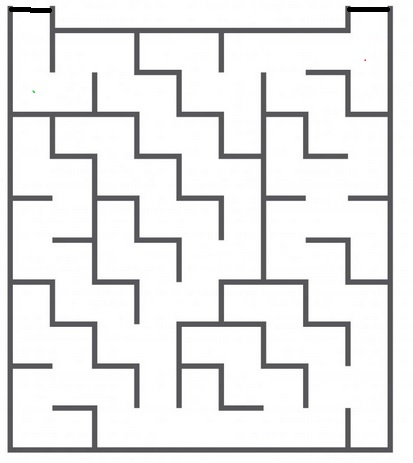
#> input picture lab.jpg, 413 x 463 px
$ python navigator.py
#> lines starting #> are read from the running program, lines starting #| are printed output that depends on the picture
from PIL import Image


def create_matrix_by_image(name='lab.jpg'):
#> called with name = 'lab.jpg'
    im = Image.open(name)
#> im is the input picture: PIL image 413x463 RGB; mean R, G, B 232.1, 232.1, 232.4
    pixels = im.load()  # список с пикселями
    x, y = im.size  # ширина (x) и высота (y) изображения
#> x = 413; y = 463
    matrix = []
    for i in range(y):
        row = []
        for j in range(x):
            r, g, b = pixels[j, i]
            if r > 122 and g > 122 and b > 122:
                el = '.'
            elif r < 122 and g < 122 and b < 122:
                el = '#'
            elif r < 122 and g > 122 and b < 122:
                el = 'a'
            elif r > 122 and g < 122 and b < 122:
                el = 'b'
            row.append(el)
        matrix.append(row)
#> after the loop, matrix = 463 items
    return matrix


def create_image_by_matrix(matrix, name='lab.jpg'):
    im = Image.open(name)
    pixels = im.load()  # список с пикселями
    x, y = im.size  # ширина (x) и высота (y) изображения
    for i in range(y):
        for j in range(x):
            if matrix[i][j] == '$':
                pixels[j, i] = 0, 255, 0
    im.save('route.jpg')


def create_matrix_by_file(file_name='labirint.txt'):
    file = open(file_name)
    place_map = []
    for line in file:
        place_map.append(line.split())
    return place_map


def find_start_points(place_map, step):
    points = set()
    for y in range(len(place_map)):
        for x in range(len(place_map[y])):
            if place_map[y][x] == step:
                points.add((y, x))
    return points


def traceback(row, col, step):
    while step >= 1:
        place_map[row][col] = '$'
        step -= 1
        if row - 1 >= 0 and place_map[row - 1][col] == step:
            row = row - 1
        elif row + 1 < len(place_map) and place_map[row + 1][col] == step:
            row = row + 1
        elif col - 1 >= 0 and place_map[row][col - 1] == step:
            col = col - 1
        elif col + 1 < len(place_map[0]) and place_map[row][col + 1] == step:
            col = col + 1


def print_map(matrix):
    for row in matrix:
        print(*row, sep='\t')
    print('-' * 80)


place_map = create_matrix_by_image()
#> place_map = 463 items
step = 0
points = find_start_points(place_map, 'a')
#> after the loop in find_start_points, `for y in range(len(place_map)):`: points = 2 items
#> points = 2 items
print(points)
#| {(91, 33), (92, 34)}
while points:
    new_points = set()
    step += 1
    for point in points:
        row, col = point
        if row - 1 >= 0 and place_map[row - 1][col] in ['.', 'b']:
            if place_map[row - 1][col] == 'b':
                traceback(row - 1, col, step)
            else:
                place_map[row - 1][col] = step
                new_points.add((row - 1, col))
        if row + 1 < len(place_map) and place_map[row + 1][col] in ['.', 'b']:
            if place_map[row + 1][col] == 'b':
                traceback(row + 1, col, step)
            else:
                place_map[row + 1][col] = step
                new_points.add((row + 1, col))
        if col - 1 >= 0 and place_map[row][col - 1] in ['.', 'b']:
            if place_map[row][col - 1] == 'b':
                traceback(row, col - 1, step)
            else:
                place_map[row][col - 1] = step
                new_points.add((row, col - 1))
        if col + 1 < len(place_map[0]) and place_map[row][col + 1] in ['.', 'b']:
            if place_map[row][col + 1] == 'b':
                traceback(row, col + 1, step)
            else:
                place_map[row][col + 1] = step
                new_points.add((row, col + 1))
    points = new_points
#> after the loop, step = 1445
create_image_by_matrix(place_map)
#> in create_image_by_matrix, `im.save('route.jpg')`:
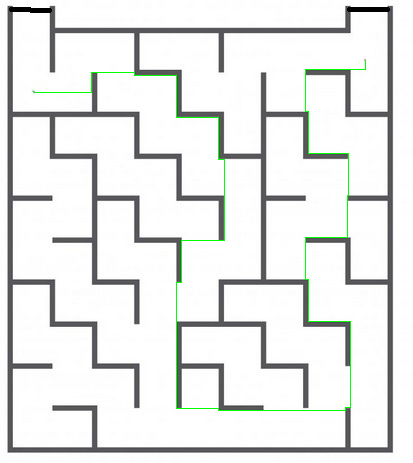
#> saved as route.jpg: PIL image 413x463 RGB; mean R, G, B 230.7, 232.4, 230.9
